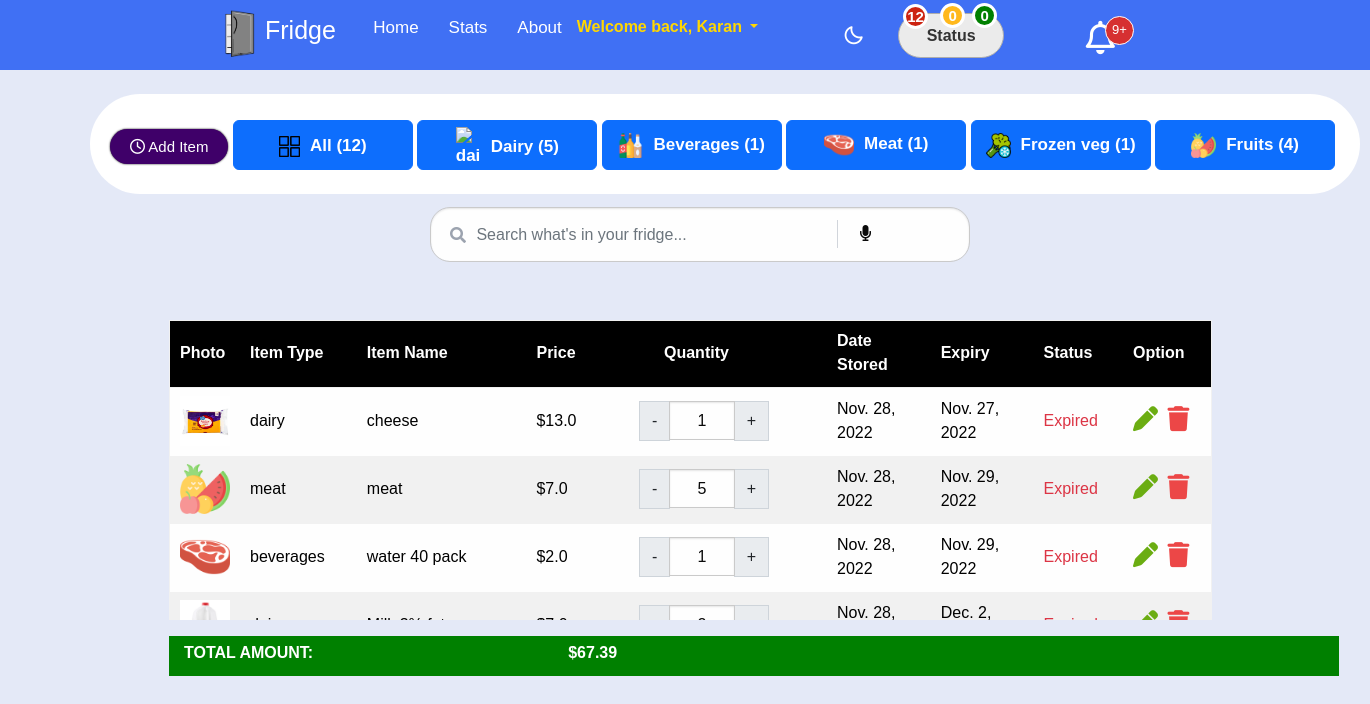
Screenshot of / (signed in) with the database file from the repository.
### app1/models.py (models this page shows, shortened)
class Item(models.Model):
    STATUS_CHOICES1 = (
        ('dairy', 'dairy'),
        ('beverages', 'beverages'),
        ('frozen vegetables', 'frozen vegetables'),
        ('meat', 'meat'),
        ('fruits', 'fruits'),
    )
    STATUS = (
        ('Expired', 'Expired'),
        ('Warning', 'Warning'),
        ('Good', 'Good')
    )
    food_type = models.CharField(max_length=100, choices=STATUS_CHOICES1)
    food_title = models.CharField(max_length=120)
    photos = models.ImageField(upload_to='uploaded_images/')
    price = models.FloatField(blank=True, null=True, default=0)
    quantity = models.PositiveIntegerField(blank=True, null=True, default=0)
    valid_from = models.DateField(blank=True, null=True,auto_now=False, auto_now_add=False)
    valid_to = models.DateField(blank=True, null=True,auto_now=False, auto_now_add=False)
    timestamp = models.DateTimeField(blank=True, null=True,auto_now_add=True)
    author = models.ForeignKey(Profile, default = "",on_delete=models.CASCADE)
    status = models.CharField(default='Good',max_length=100, choices=STATUS)
    delta = models.IntegerField(blank=True, null=True, default=0)
    daystill = models.IntegerField(blank=True, null=True, default=0)
    humanize_time = models.IntegerField(blank=True, null=True, default=0)
    humanize_time1 = models.IntegerField(blank=True, null=True, default=0)
    class Meta:
        verbose_name_plural = "Items"

### app1/views.py (the view)
# urls.py: path('', list_item, name='item_list'),
@login_required
def list_item(request):
    items = Item.objects.filter(author=request.user.id).order_by('valid_to')
    if request.method == 'POST':
        form = ItemForm(request.POST, request.FILES)
        if form.is_valid():
            obj = form.save(commit=False)
            obj.author = Profile.objects.get(
                id=request.user.id)  # Add an author field which will contain current user's id
            obj.save()  #
        messages.success(request, "Successfully Item added...!!!")
        return redirect('item_list')
    else:
        form = ItemForm()
    counterexpired = 0
    counterwarning = 0
    countergood = 0
    statusexpired = ''
    statuswarning = ''
    statusgood = ''
    totalwasted = 0
    totalcost = 0
    count = 0
    total = Item.objects.filter(author=request.user.id).all().count
    countermeat = Item.objects.filter(author=request.user.id).filter(food_type = 'meat')
    counterdairy = Item.objects.filter(author=request.user.id).filter(food_type = 'dairy')
    counterbeverages = Item.objects.filter(author=request.user.id).filter(food_type = 'beverages')
    counterfrozveg = Item.objects.filter(author=request.user.id).filter(food_type = 'frozen vegetables')
    counterfruits = Item.objects.filter(author=request.user.id).filter(food_type = 'fruits')
    prices = Item.objects.filter(author=request.user.id).values('price')
    for item in items:
        three_days_from_today = date.today()+timedelta(days=3)
        today = date.today()
        valid_to = item.valid_to
        valid_date = valid_to
        right_now = datetime.now()
        now = right_now.strftime('%Y-%m-%d %H:%M:%S')
        valid = valid_date.strftime('%Y-%m-%d %H:%M:%S')
        item.humanize_time = (timeago.format(valid, now))
        valid_date1 = valid_to
        right_now1 = datetime.now()
        add_days = right_now1 + timedelta(days = 3)
        now1 = add_days.strftime('%Y-%m-%d %H:%M:%S')
        valid1 = valid_date1.strftime('%Y-%m-%d %H:%M:%S')
        item.humanize_time1 = (timeago.format(valid1, now1))
        exp = Item.objects.filter(status = 'Expired')
        totalcost = 0
        for p in prices:
            totalcost += p['price']
        if valid_to < today:
            item.status = 'Expired'
            totalwasted += item.price
            counterexpired += 1
            exp = Item.objects.filter(author=request.user.id).filter(status = 'Expired').values('price')
            statusexpired = (item,exp)
        elif valid_to <= three_days_from_today:
            item.status = 'Warning'
            count += item.price
            counterwarning += 1
            item.daystill = (item.valid_to - date.today()).days
        else:
            item.status = 'Good'
            countergood  += 1
            goo = Item.objects.filter(author=request.user.id).filter(status = 'Good')
            statusgood = (item,goo)
    totalcount = counterexpired + counterwarning
    context = {
        'items': items,
        'totalcost': totalcost,
        'counterwarning': counterwarning,
        'countergood': countergood,
        'countermeat': countermeat,
        'counterdairy': counterdairy,
        'counterbeverages': counterbeverages,
        'counterfrozveg': counterfrozveg,
        'counterfruits': counterfruits,
        'statusexpired': statusexpired,
        'statuswarning': statuswarning,
        'statusgood': statusgood,
        'totalcount': totalcount,
        'totalwasted':totalwasted,
        'count':count,
        'total' : total,
        'counterexpired':counterexpired,
        'form': form,
    }
    return render(request, 'index.html', context)

### app1/forms.py
class ItemForm(forms.ModelForm):
    valid_to = forms.DateField(
        widget = forms.DateInput(
            attrs={
                'type': 'date',
                'class': 'form-control'},
            )
    )
    valid_from = forms.DateField(
        widget = forms.DateInput(
            attrs={
                'type': 'date',
                'class': 'form-control'},
            )
    )
    class Meta:
        model = Item
        fields = ('food_type', 'food_title', 'photos', 'price', 'quantity', 'valid_from', 'valid_to')
    def __init__(self, *args, **kwargs):
        super(ItemForm, self).__init__(*args, **kwargs)
        self.fields['valid_from'].help_text = "Example -> mm-dd-yyyy --> 05-07-2016"

### templates/index.html (shortened to what this page needs)
{% extends 'base.html' %}
{% load crispy_forms_tags %}
{% block content %}
{% load static %}
    <script src="https://kit.fontawesome.com/ddf411465e.js"></script>    <link rel="stylesheet" href="{% static 'css/style.css' %}">
    <link rel="stylesheet" href="{% static 'css/new.css' %}">
    <link rel="stylesheet" href="{% static 'css/nav.css' %}">
    <link rel="stylesheet"href="https://cdnjs.cloudflare.com/ajax/libs/font-awesome/5.15.3/css/all.min.css"/>
    <div class="topcontainer">
        <div class="row1">
          <div class="col-sm-6" style="background-color:white; height:100px; width:1270px; border-radius:50px;">
                <button class="buttonindex"data-bs-toggle="modal" data-bs-target="#exampleModal">
                  Add Item
                </button>
                <a href="{% url 'item_list' %}"><button class="btn btn-primary"><img src="{% static 'images/grid.png' %}" alt="all" class="categories-img" width="31" height="40">All ({{total}})</button></a>
                <a><button class="btn btn-primary" data-bs-toggle="modal" data-bs-target="#exampleModal2"><img src="{% static 'images/dairy-products.png' %}" alt="dairy" class="categories-img" width="35" height="50">Dairy ({{counterdairy.count}})</button></a>
                <a><button class="btn btn-primary" data-bs-toggle="modal" data-bs-target="#exampleModal3"><img src="{% static 'images/wine-bottles.png' %}" alt="beverages" class="categories-img" width="35" height="50">Beverages ({{counterbeverages.count}})</button></a>
                <a><button class="btn btn-primary" data-bs-toggle="modal" data-bs-target="#exampleModal1"><img src="{% static 'images/beef.png' %}" alt="meat" class="categories-img" width="40" height="50">Meat ({{countermeat.count}})</button></a>
                <a><button class="btn btn-primary" data-bs-toggle="modal" data-bs-target="#exampleModal4"><img src="{% static 'images/vegetable.png' %}" alt="froz veg" class="categories-img" width="35"  height="50">Frozen veg ({{counterfrozveg.count}})</button></a>
                <a><button class="btn btn-primary" data-bs-toggle="modal" data-bs-target="#exampleModal5"><img src="{% static 'images/fruit.png' %}" alt="fruit" class="categories-img" width="35" height="50">Fruits ({{counterfruits.count}})</button></a>
          </div>
              <form class="form" action="/search/" method="GET" class="inline">
                <i class="fa fa-search"></i>
                <input type="text" class="form-control form-input" id = "transcript" class="input-field" type="search" name="q" value="{{ request.GET.q }}" placeholder=" Search what's in your fridge...">
                <span class="left-pan"><i class="fa fa-microphone" onclick = "startDictation()" name="q" value="{{ request.GET.q }}"></i></span>
              </form>
    <div class="container">
        <table class="table table-hover border table-responsive">
            <thead>
        <table id="table">
        <tr style="background-color:black; color:white;">
                <th onclick = "sortTable(0)" scope="col">Photo</th>
                <th onclick = "sortTable(1)" scope="col">Item Type</th>
                <th onclick = "sortTable(2)" scope="col">Item Name</th>
                <th onclick = "sortTable(3)" scope="col">Price</th>
                <th onclick = "sortTable(4)" scope="col" style="padding-left: 55px;">Quantity</th>
                <th scope="col">Date Stored</th>
                <th scope="col">Expiry</th>
                <th scope="col">Status</th>
                <th scope="col">Option</th>
        </tr>
            </thead>
                <tbody class="res">
                {% for item in items %}
                    <div class="row container">
                    <tr>
                    <td style="width:5%"><img src="{{ item.photos.url }}" class="img2" alt="" style="width:50px; height:50px;"></td>
                    <td style="width:13%">{{ item.food_type }}</td>
                    <td style="width:25%">{{ item.food_title }} </td>
                    <td style="width:10%">${{ item.price }}</td>
                    <td>
                <div class="row container qtycss" style="padding-left:20px;">
                    <div class="col-md-4 ">
                        <div class = "input-group text-center mb-2" style="width:130px;" data-id="{{ item.pk }}">
                            <button class="input-group-text changeQuantity decrement-btn" style="height: 40px;">-</button>
                            <input type = "text" name="quantity" class="form-control qty-input text-center itemQuantity" value="{{ item.quantity }}"></input>
                            <button class="input-group-text changeQuantity increment-btn" style="height: 40px;">+</button>
                        </div>
                    </div>
                </div>
                    </td>
                    <td style="width:13%">{{ item.valid_from }}</td>
                    <td style="width:13%">{{ item.valid_to }}</td>
                    {% if item.status == 'Good' %}
                    <td class="text-success" style="width:10%">Good</td>
                    {% elif item.status == 'Warning' %}
                    <td class="text-warning" style="width:10%">Warning</td>
                    {% else %}
                    <td class="text-danger" style="width:10%">Expired</td>
                    {% endif %}
                    <td style="width:10%">
                        <a href="{% url 'item_update' item.id %}"><i class="fa-solid fa-pen" style="color:#6BAD12;width: 30px; font-size:25px;"></i></a>
                        <a href="{% url 'item_delete' item.pk %}"><i class="fa-solid fa-trash" style="color:#EC4747;width: 30px; font-size:25px;"></i></a>
                    </td>
                </div>
                    {% empty %}
                <tr>
                    <td colspan="12" class="text-center bg-warning" style="width:70%" >No data...!!!</td>
                </tr>
            {% endfor %}
        </tbody>
      </table>
              <table>
              <tfoot>
                <tr>
                  <div class="bottombar" style="color:white; background-color:green; padding-top:5px; padding-left:15px; width:1170px;"><b>TOTAL AMOUNT:</b><b style="padding-left:255px; color:white;">${{ totalcost }}</b></div>
                </tr>
              </tfoot>
            </table>
    </div>
{% endblock %}

### templates/navigation.html (shortened to what this page needs)
{% load static %}
<link rel="stylesheet" href="{% static '/css/new.css' %}">
<link rel="stylesheet" href="{% static '/css/nav.css' %}">
<link href='https://unpkg.com/boxicons@2.1.1/css/boxicons.min.css' rel='stylesheet'>
<body>
      <a class="btn btn-primary" data-bs-toggle="modal" href="#exampleModalToggle3" role="button">Good Items</a>
    <nav>
        <div class="nav-bar">
            <span class="logo navLogo"><img src="{% static 'images/Fridge_logo.png' %}" alt="Fridge Logo" width="50" height="60"><a href="/">Fridge</a></span>
            <div class="menu">
                {% if user.is_authenticated %}
                <ul class="nav-links">
                    <li><a href="{% url 'item_list' %}">Home</a></li>
                    <li><a href="{% url 'chart' %}">Stats</a></li>
                    <li><a href="{% url 'about' %}">About</a></li>
                    <div class="btn-group">
                        <button type="button" class="btn-btn navbtn dropdown-toggle" style="color: gold; font-weight: bold;" data-bs-toggle="dropdown"
                                aria-expanded="false">Welcome back, {{ user.username|capfirst }}
                        </button>
                    </div>
                </ul>
                <div class="darkLight-searchBox">
                    <div class="dark-light">
                        <i class='bx bx-moon moon'></i>
                    </div>
            </div>
            <button class="center notification icon notification1 icon btn btn-default" data-bs-toggle="modal" data-bs-target="#exampleModalToggle" style="width:15%;"> Status
                <span class="notification-number ">{{counterexpired}}</span>
            </button>
            <a class="center notification1 icon1">
                <span class="notification1-number1">{{counterwarning}}</span>
            </a>
            <a class="center notification2 icon2">
                <span class="notification2-number2">{{countergood}}</span>
            </a>
                </div>
                    {% if totalcount > 9 %}
                    <div class = "notificationbtn" data-bs-toggle="modal" data-bs-target="#exampleModalnotify" data-count={{totalcount}}>
                    <div class = "number">9<span style="padding-top: 6px;">&#43;</span></div>
                      <i class="fa-regular fa-bell"></i>
                      {% endif %}
        </div>
        {% else %}
    <a href="{% url 'login' %}" class="btn btn-success" style="margin-right: 12px;">Login</a>
    <a href="{% url 'signup' %}" class="btn btn-warning ">Sign-up</a>
    {% endif %}
    </nav>
</body>

### static/css/style.css (style rules this page uses)
body { background-image: url('../images/Kitchen6.jpg'); background-position: center; background-size: cover; background-color: white; background-repeat: no-repeat; }
.res { height: 40px; color: black; }
.icon { padding: 10px; min-width: 40px; }
.btn-group { padding-right: 90px; }
.btn-group { height: 70px; }

### static/css/new.css (style rules this page uses)
#table { display: block; height: 300px; width: 100%; overflow-y: auto; overflow-x: hidden; }
.bottombar { width: 1072px; height: 40px; }
tfoot { background-color: green; color: white; }

### templates/navigation.html (style rules this page uses)
.number { height: 29px; width: 29px; background-color: #d63031; border-radius: 20px; color: white; text-align: center; position: absolute; top: 25px; left: 59px; padding: 3px; border-style: solid; border-width: 1px; font-size: 13px; font-family: 'Raleway', sans-serif; }
.notificationbtn { padding-top: 30px; position: relative; display: inline-block; font-family: 'Raleway', sans-serif; cursor:pointer; }
.fa-regular { font-size: 25pt; padding-bottom: 25px; margin-right: 40px; margin-left: 40px; color:white; }

### templates/index.html (style rules this page uses)
.res { height: 500px; overflow-y: auto; width: 100%; }

### rows the page displays
Item: photos (picture), food_type "dairy", food_title "cheese", price "13.0", quantity "1", valid_from "Nov. 28, 2022", valid_to "Nov. 27, 2022", status "Expired"
Item: photos (picture), food_type "meat", food_title "meat", price "7.0", quantity "5", valid_from "Nov. 28, 2022", valid_to "Nov. 29, 2022", status "Expired"
Item: photos (picture), food_type "beverages", food_title "water 40 pack", price "2.0", quantity "1", valid_from "Nov. 28, 2022", valid_to "Nov. 29, 2022", status "Expired"
Item: photos (picture), quantity "2", valid_from "Nov. 28,…", valid_to "Dec. 2,…"

### other values shown
{{ user.username|capfirst }} "Karan"
{{ counterexpired }} "12"
{{ counterwarning }} "0"
{{ countergood }} "0"
{{ total }} "12"
{{ counterdairy.count }} "5"
{{ counterbeverages.count }} "1"
{{ countermeat.count }} "1"
{{ counterfrozveg.count }} "1"
{{ counterfruits.count }} "4"
{{ totalcost }} "67.39"
